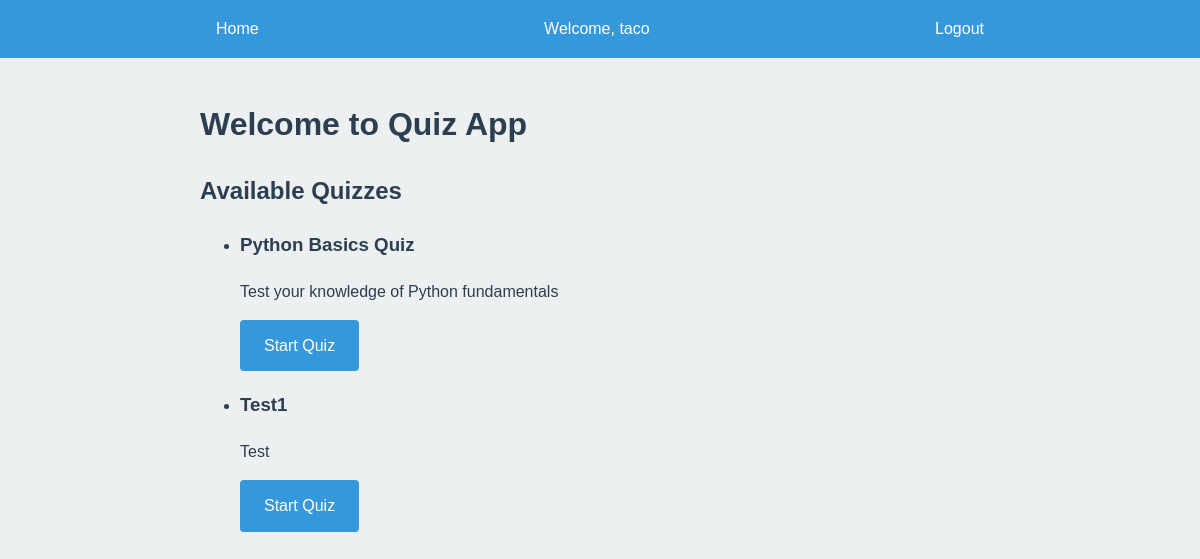
The page / (signed in) on the database its author committed.
### tables this page shows
CREATE TABLE quizzes (
    id INTEGER PRIMARY KEY AUTOINCREMENT,
    title TEXT NOT NULL,
    description TEXT,
    time_limit INTEGER,  -- in minutes
    created_at TIMESTAMP DEFAULT CURRENT_TIMESTAMP
);

### app.py (the view)
@app.route('/')
def index():
    conn = get_db_connection()
    quizzes = Quiz.get_all(conn)
    conn.close()
    return render_template('index.html', quizzes=quizzes, session=session)

### app.py (called while the page is built)
def get_db_connection():
    conn = sqlite3.connect('database/quiz.db')
    conn.row_factory = sqlite3.Row  # This lets us access columns by name
    return conn

### models/quiz.py (called while the page is built)
    @staticmethod
    def get_all(conn):
        cursor = conn.cursor()
        cursor.execute("""
            SELECT q.*, COUNT(DISTINCT qn.id) as question_count
            FROM quizzes q
            LEFT JOIN questions qn ON q.id = qn.quiz_id
            GROUP BY q.id
        """)
        return cursor.fetchall()

### templates/index.html (shortened to what this page needs)
{% extends "base.html" %}
{% block content %}
    <h1>Welcome to Quiz App</h1>
    {% if 'user_id' in session %}
        <h2>Available Quizzes</h2>
        {% if quizzes %}
            <ul class="quiz-list">
                {% for quiz in quizzes %}
                    <li>
                        <h3>{{ quiz.title }}</h3>
                        <p>{{ quiz.description }}</p>
                        <a href="{{ url_for('take_quiz', quiz_id=quiz.id) }}" class="button">
                            Start Quiz
                        </a>
                    </li>
                {% endfor %}
            </ul>
        {% else %}
            <p>No quizzes available at the moment.</p>
        {% endif %}
    {% else %}
        <p>Please log in or register to take quizzes.</p>
        <div class="button-group">
            <a href="{{ url_for('login') }}" class="button">Login</a>
            <a href="{{ url_for('register') }}" class="button">Register</a>
        </div>
    {% endif %}
{% endblock %}

### static/css/style.css (style rules this page uses)
:root { --primary-color: #3498db; --secondary-color: #2980b9; --error-color: #e74c3c; --success-color: #2ecc71; --text-color: #2c3e50; --background-color: #ecf0f1; --container-width: 800px; }
body { font-family: 'Arial', sans-serif; line-height: 1.6; margin: 0; padding: 0; background-color: var(--background-color); color: var(--text-color); }
.button { display: inline-block; padding: 0.8rem 1.5rem; background-color: var(--primary-color); color: white; border: none; border-radius: 4px; cursor: pointer; text-decoration: none; font-size: 1rem; }

### rows shown on the page
quizzes: title "Python Basics Quiz", description "Test your knowledge of Python fundamentals"
quizzes: title "Test1", description "Test"

### other values the page prints
{{ session['username'] }} "taco"
